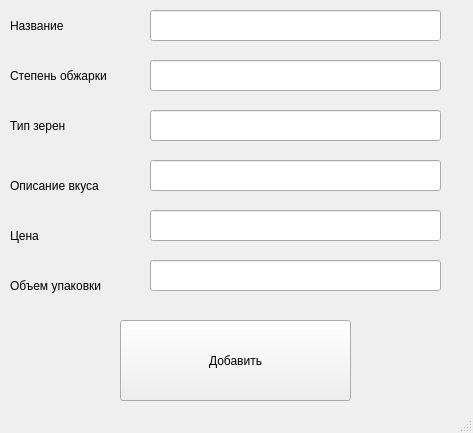
<?xml version="1.0" encoding="UTF-8"?>
<ui version="4.0">
 <class>MainWindow</class>
 <widget class="QMainWindow" name="MainWindow">
  <property name="geometry">
   <rect>
    <x>0</x>
    <y>0</y>
    <width>473</width>
    <height>433</height>
   </rect>
  </property>
  <property name="windowTitle">
   <string>MainWindow</string>
  </property>
  <widget class="QWidget" name="centralwidget">
   <widget class="QLineEdit" name="edit_name">
    <property name="geometry">
     <rect>
      <x>150</x>
      <y>10</y>
      <width>291</width>
      <height>31</height>
     </rect>
    </property>
   </widget>
   <widget class="QLabel" name="label">
    <property name="geometry">
     <rect>
      <x>10</x>
      <y>10</y>
      <width>141</width>
      <height>31</height>
     </rect>
    </property>
    <property name="text">
     <string>Название</string>
    </property>
   </widget>
   <widget class="QLabel" name="label_2">
    <property name="geometry">
     <rect>
      <x>10</x>
      <y>60</y>
      <width>141</width>
      <height>31</height>
     </rect>
    </property>
    <property name="text">
     <string>Степень обжарки</string>
    </property>
   </widget>
   <widget class="QLabel" name="label_3">
    <property name="geometry">
     <rect>
      <x>10</x>
      <y>110</y>
      <width>141</width>
      <height>31</height>
     </rect>
    </property>
    <property name="text">
     <string>Тип зерен</string>
    </property>
   </widget>
   <widget class="QLabel" name="label_4">
    <property name="geometry">
     <rect>
      <x>10</x>
      <y>170</y>
      <width>141</width>
      <height>31</height>
     </rect>
    </property>
    <property name="text">
     <string>Описание вкуса</string>
    </property>
   </widget>
   <widget class="QLabel" name="label_5">
    <property name="geometry">
     <rect>
      <x>10</x>
      <y>220</y>
      <width>141</width>
      <height>31</height>
     </rect>
    </property>
    <property name="text">
     <string>Цена</string>
    </property>
   </widget>
   <widget class="QLabel" name="label_6">
    <property name="geometry">
     <rect>
      <x>10</x>
      <y>270</y>
      <width>141</width>
      <height>31</height>
     </rect>
    </property>
    <property name="text">
     <string>Объем упаковки</string>
    </property>
   </widget>
   <widget class="QLineEdit" name="edit_roasted">
    <property name="geometry">
     <rect>
      <x>150</x>
      <y>60</y>
      <width>291</width>
      <height>31</height>
     </rect>
    </property>
   </widget>
   <widget class="QLineEdit" name="edit_type">
    <property name="geometry">
     <rect>
      <x>150</x>
      <y>110</y>
      <width>291</width>
      <height>31</height>
     </rect>
    </property>
   </widget>
   <widget class="QLineEdit" name="edit_taste">
    <property name="geometry">
     <rect>
      <x>150</x>
      <y>160</y>
      <width>291</width>
      <height>31</height>
     </rect>
    </property>
   </widget>
   <widget class="QLineEdit" name="edit_cost">
    <property name="geometry">
     <rect>
      <x>150</x>
      <y>210</y>
      <width>291</width>
      <height>31</height>
     </rect>
    </property>
   </widget>
   <widget class="QLineEdit" name="edit_amount">
    <property name="geometry">
     <rect>
      <x>150</x>
      <y>260</y>
      <width>291</width>
      <height>31</height>
     </rect>
    </property>
   </widget>
   <widget class="QPushButton" name="pushButton">
    <property name="geometry">
     <rect>
      <x>120</x>
      <y>320</y>
      <width>231</width>
      <height>81</height>
     </rect>
    </property>
    <property name="text">
     <string>Добавить</string>
    </property>
   </widget>
  </widget>
  <widget class="QStatusBar" name="statusbar"/>
 </widget>
 <resources/>
 <connections/>
</ui>
